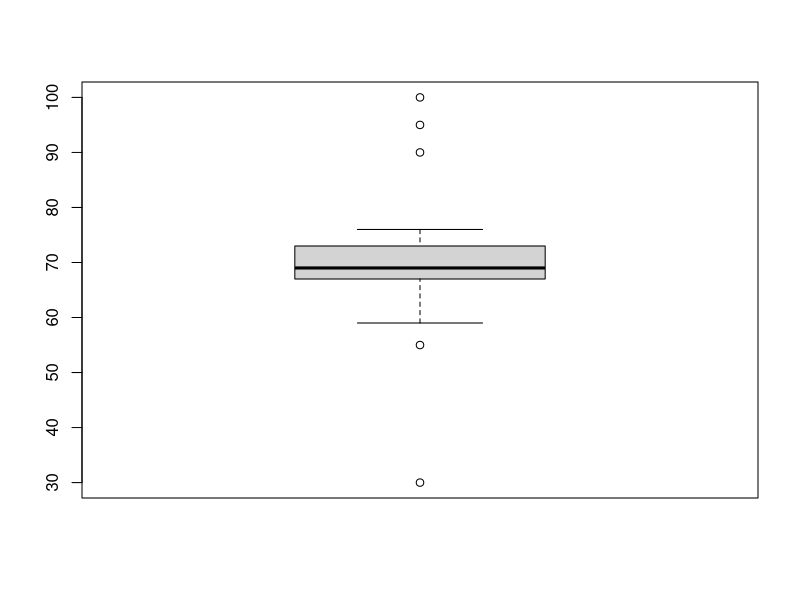

Recreate this plot in R.
sample = data.frame(id=c(NA,"id002","id003","id004","id005"),
                    math=c(89,70,NA,97,100))

is.na(sample)           # NA -> TRUE
table(is.na(sample))    # TRUE FALSE 개수 table 형태로 표현
table(is.na(sample$id)) # 특정 열만 확인 가능

mean(sample$math) ; min(sample$math) ; max(sample$math)   # NA 있을 경우 확인 불가
mean(sample$math, na.rm = TRUE)   # na.rm 옵션으로 NA 무시


# 결측치 제거
sample_omit1 = sample[!is.na(sample$id),]   # id 열 NA행 제거
sample_omit2 = sample_omit1[!is.na(sample_omit1$math),]   # math 열 NA행 제거

sample_omit3 = na.omit(sample) ; sample_omit3   # NA하나라도 있는 행 모두 제거


# 결측치 대체
math_avg = mean(sample$math, na.rm = TRUE)            # 결측값 제외 후 평균
sample[is.na(sample$math),2] = math_avg ; sample      # math 결측값 평균으로 대체

#--------------------------------------------------------------------------------------------#

# 이상치 처리
sample = data.frame(id = c("001","002","003","004","005","006"),
                    sex = c("M","F","F","C","M","F"),
                    math = c(89,70,85,97,100,120))

# 논리적 이상치 (우선적 제거)
table(sample$sex)   # 성별 빈도표(성별에 나올 수 없는 "C" 존재)
table(sample$math)  # 수학점수(120 존재)

sample_omit = sample[sample$sex != "C",]                # 성별 "C" 제거
sample_omit = sample_omit[sample_omit$math <= 100,]     # 수학점수 120 제거
sample_omit


# 이상치(극단값)
score = c(71,67,69,76,63,67,59,68,76,66,70,67,68,95,90,
          72,71,73,73,68,72,67,62,69,76,69,68,30,55,100)

boxplot(score)
Q1 = quantile(score, probs = 0.25) ; Q1     # 1사분위수
Q2 = quantile(score, probs = 0.5) ; Q2      # 2사분위수(중앙값)
Q3 = quantile(score, probs = 0.75) ; Q3     # 3사분위수

IQR = Q3 - Q1
LC = Q1 - 1.5 * IQR ; LC    # 상자그림 위 경계
UC = Q3 + 1.5 * IQR ; UC    # 상자그림 아래 경계

score_adj = score[score < UC & score > LC]  # 이상치 제거
score_adj

#--------------------------------------------------------------------------------------------#

## 피처 엔지니어링(Feature Engineering)
# 기존 변수 이용해서 새로운 정보 추가

score = read.csv("score.csv") ; score

score$total = score$math + score$kor    # 합계 생성
score$avg = score$total / 2             # 평균 생성
score

score$result = ifelse(score$avg > 80,"PASS","FAIL")   # 평균 80이상 PASS
score

table(score$result)             # 결과 테이블
table(score$sex,score$result)   # 성별에 따른 결과